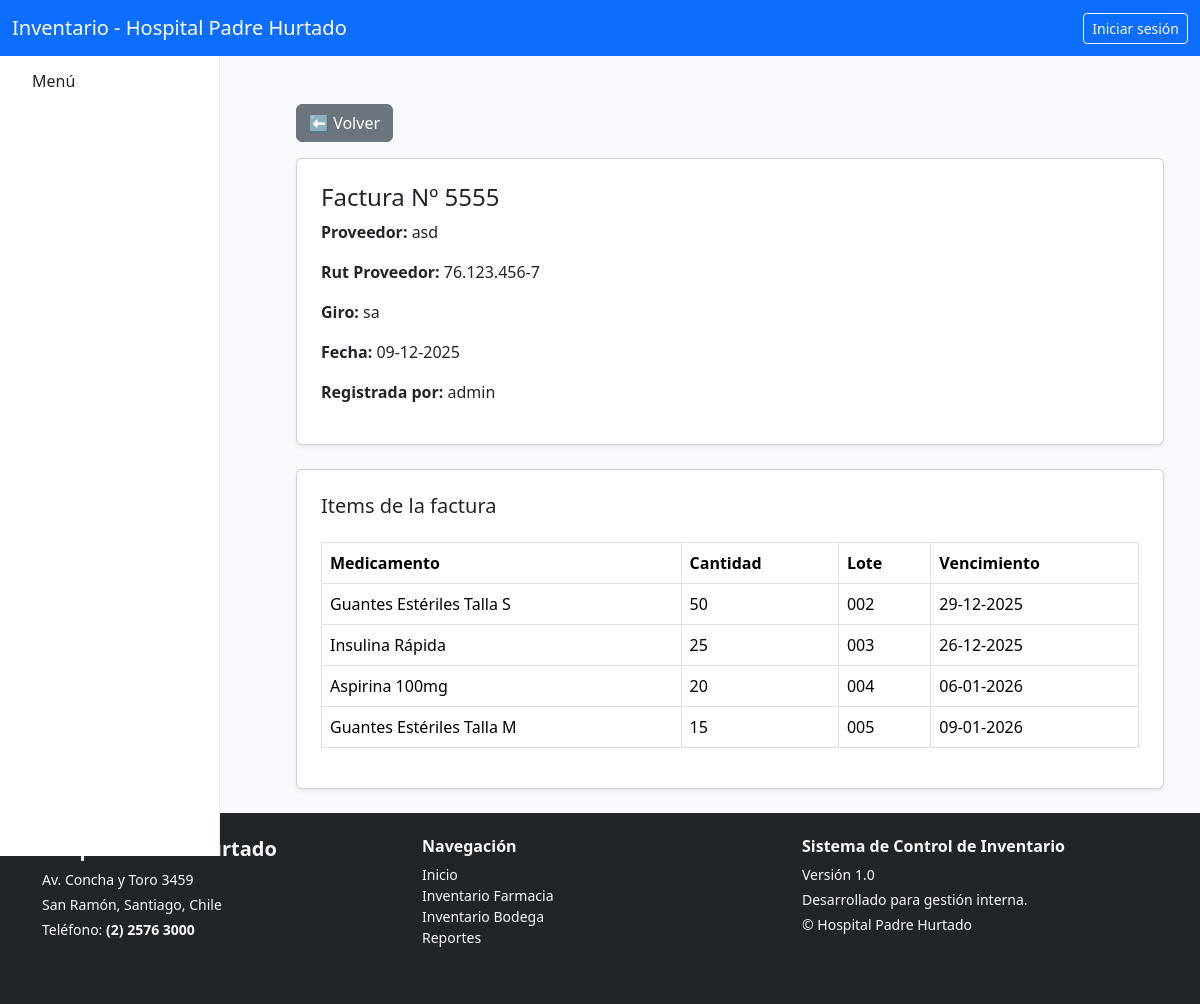
Page /farmacia/facturas/9/ on the committed database.
### farmacia/models.py (models this page shows, shortened)
class FacturaFarmacia(models.Model):
    TIPO_DTE = [
        (33, "Factura Electrónica (Afecta)"),
        (34, "Factura Exenta Electrónica"),
        (52, "Guía de Despacho"),
        (61, "Nota de Crédito"),
        (56, "Nota de Débito"),
    ]
    folio = models.PositiveIntegerField()
    tipo_dte = models.PositiveSmallIntegerField(choices=TIPO_DTE, default=33)
    fecha_emision = models.DateField()
    proveedor_rut = models.CharField(max_length=15)      # Ej: 76.123.456-7
    proveedor_nombre = models.CharField(max_length=200)
    proveedor_giro = models.CharField(max_length=200, blank=True, null=True)
    usuario = models.ForeignKey(User, on_delete=models.SET_NULL, null=True)
    fecha_registro = models.DateTimeField(auto_now_add=True)
    archivo_pdf = models.FileField(upload_to="facturas_farmacia/", blank=True, null=True)
    class Meta:
        constraints = [
            models.UniqueConstraint(
                fields=["folio", "proveedor_rut"],
                name="unique_folio_por_proveedor"
            )
        ]

class ItemFacturaFarmacia(models.Model):
    factura = models.ForeignKey(FacturaFarmacia, on_delete=models.CASCADE, related_name="items")
    medicamento = models.ForeignKey(Medicamento, on_delete=models.PROTECT)
    lote = models.CharField(max_length=100)
    vencimiento = models.DateField(null=True, blank=True)
    cantidad = models.PositiveIntegerField()

class Medicamento(models.Model):
    codigo = models.CharField(max_length=50, unique=True, blank=True)
    nombre = models.CharField(max_length=200)
    descripcion = models.TextField(blank=True)
    lote = models.CharField(max_length=100, blank=True, null=True)
    fecha_vencimiento = models.DateField(blank=True, null=True)
    stock = models.IntegerField(default=0)
    stock_critico = models.IntegerField(default=0)

### farmacia/views.py (the view)
# urls.py: path("facturas/<int:pk>/", views.factura_farmacia_detalle, name="factura_detalle"),
def factura_farmacia_detalle(request, pk):
    factura = get_object_or_404(FacturaFarmacia, pk=pk)
    items = factura.items.all()
    return render(request, "farmacia/factura_detalle.html", {
        "factura": factura,
        "items": items
    })

### farmacia/templates/farmacia/factura_detalle.html (shortened to what this page needs)
{% extends "core/base.html" %}
{% block principal %}
<div class="container mt-4">
  <a href="{% url 'farmacia:facturas_list' %}" class="btn btn-secondary mb-3">
    ⬅ Volver
  </a>
  <div class="card p-4 shadow-sm">
    <h4>Factura Nº {{ factura.folio }}</h4>
    <p><strong>Proveedor:</strong> {{ factura.proveedor_nombre|default:"-" }}</p>
    <p><strong>Rut Proveedor:</strong> {{ factura.proveedor_rut|default:"-" }}</p>
    <p><strong>Giro:</strong> {{ factura.proveedor_giro|default:"-" }}</p>
    <p><strong>Fecha:</strong> {{ factura.fecha_emision|date:"d-m-Y" }}</p>
    <p><strong>Registrada por:</strong> {{ factura.usuario.username }}</p>
  </div>
  <div class="card p-4 shadow-sm mt-4">
    <h5>Items de la factura</h5>
    <table class="table table-bordered mt-3">
      <thead>
        <tr>
          <th>Medicamento</th>
          <th>Cantidad</th>
          <th>Lote</th>
          <th>Vencimiento</th>
        </tr>
      </thead>
      <tbody>
        {% for item in items %}
        <tr>
          <td>{{ item.medicamento.nombre }}</td>
          <td>{{ item.cantidad }}</td>
          <td>{{ item.lote }}</td>
          <td>
            {% if item.vencimiento %}
              {{ item.vencimiento|date:"d-m-Y" }}
            {% else %}
              -
            {% endif %}
          </td>
        </tr>
        {% endfor %}
      </tbody>
    </table>
  </div>
</div>
{% endblock %}

### core/templates/core/base.html (style rules this page uses)
body { background:#f7f9fc; }

### rows in the picture
FacturaFarmacia: folio "5555", proveedor_nombre "asd", proveedor_rut "76.123.456-7", proveedor_giro "sa", fecha_emision "09-12-2025", usuario.username "admin"
ItemFacturaFarmacia: medicamento.nombre "Guantes Estériles Talla S", cantidad "50", lote "002", vencimiento "29-12-2025"
ItemFacturaFarmacia: medicamento.nombre "Insulina Rápida", cantidad "25", lote "003", vencimiento "26-12-2025"
ItemFacturaFarmacia: medicamento.nombre "Aspirina 100mg", cantidad "20", lote "004", vencimiento "06-01-2026"
ItemFacturaFarmacia: medicamento.nombre "Guantes Estériles Talla M", cantidad "15", lote "005", vencimiento "09-01-2026"
